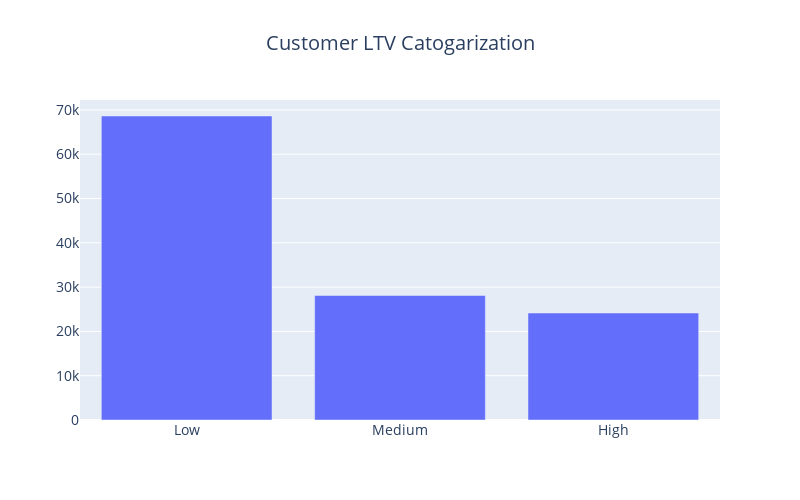

Here is the notebook cell this chart was saved with:
### Code cell
# Getting the number of fundings according to year
cnt_srs = ltv_make_model_r["LTV Category"].value_counts()
# sorting the years in ascending order
cnt_srs = cnt_srs.sort_index()
# setting uo the bar graph
trace = go.Bar(
    x=cnt_srs.index,
    y=cnt_srs.values,
    
)
# setting the layout
layout = go.Layout(
    title=go.layout.Title(
        text="Customer LTV Catogarization",
        x=0.5
    ),
    font=dict(size=14),
    width=800,
    height=500,
)

data = [trace]
fig = go.Figure(data=data, layout=layout)
py.iplot(fig, filename="funding")

### Figure 1 — Plotly figure (JSON) as saved in the notebook; plotly's stock layout.template omitted (floating-point values rounded to 4 significant figures)
{"data": [{"type": "bar", "x": ["Low", "Medium", "High"], "y": [68627, 28105, 24152]}], "layout": {"font": {"size": 14}, "height": 500, "title": {"text": "Customer LTV Catogarization", "x": 0.5}, "width": 800}}
